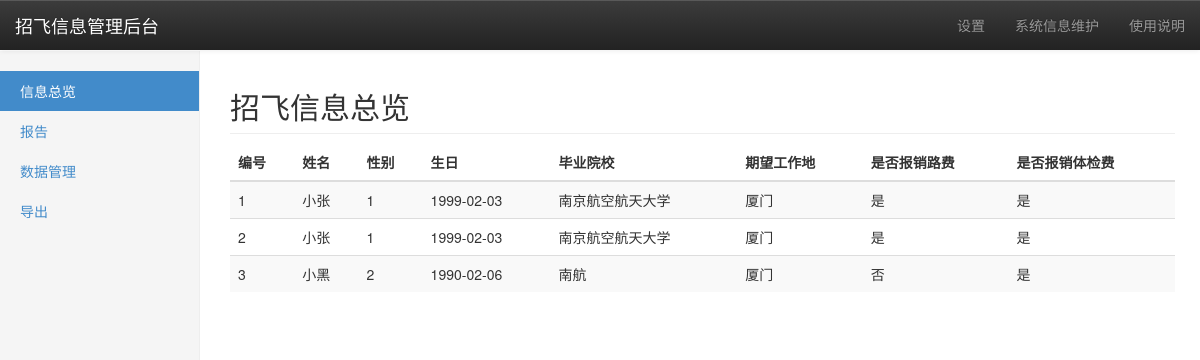
/admin/main.php, run on an earlier commit of the app's database.
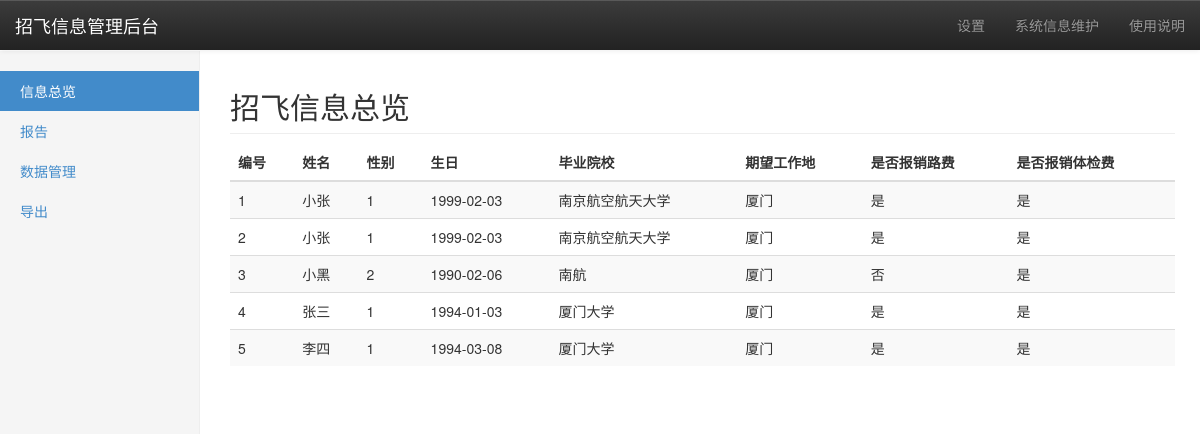
And on a later commit of the database.
### tables this page shows
CREATE TABLE `info_table` (
  `id` int(11) NOT NULL,
  `name` varchar(128) NOT NULL,
  `gender` int(11) NOT NULL,
  `birthday` date NOT NULL,
  `school` varchar(128) NOT NULL,
  `workbase` varchar(128) NOT NULL DEFAULT '厦门',
  `payroad` tinyint(1) NOT NULL,
  `paytest` tinyint(1) NOT NULL
);

### admin/main.php (the view, shortened to what this page needs)
<?php
$server = "localhost";
$username = "root";
$password = "";
$dbname = "XMAir";
$conn = new mysqli($server, $username, $password, $dbname);
$conn->query("SET NAMES utf8");
$sql = "SELECT * FROM `info_table`";
$res = $conn->query($sql);
?>
<!DOCTYPE html>
<html lang="zh-CN">
<head>
    <link href="../static/css/bootstrap.css" rel="stylesheet" media="screen">
    <link href="../static/css/bootstrap-theme.css" rel="stylesheet" media="screen">
    <link href="../static/css/dashboard.css" rel="stylesheet" media="screen">
</head>
<body>
<nav class="navbar navbar-inverse navbar-fixed-top">
    <div class="container-fluid">
        <div class="navbar-header">
            <a class="navbar-brand" href="#">招飞信息管理后台</a>
        </div>
        <div id="navbar" class="navbar-collapse collapse">
            <ul class="nav navbar-nav navbar-right">
                <li><a href="#">设置</a></li>
                <li><a href="#">系统信息维护</a></li>
                <li><a href="#">使用说明</a></li>
            </ul>
        </div>
    </div>
</nav>
<div class="container-fluid">
    <div class="row">
        <div class="col-sm-3 col-md-2 sidebar">
            <ul class="nav nav-sidebar">
                <li class="active"><a href="#">信息总览 <span class="sr-only">(current)</span></a></li>
                <li><a href="#">报告</a></li>
                <li><a href="#">数据管理</a></li>
                <li><a href="./exportxlsx.php">导出</a></li>
            </ul>
        </div>
        <div class="col-sm-9 col-sm-offset-3 col-md-10 col-md-offset-2 main">
            <h2 class="sub-header">招飞信息总览</h2>
            <div class="table-responsive">
                <table class="table table-striped">
                    <thead>
                    <tr>
                        <th>编号</th>
                        <th>姓名</th>
                        <th>性别</th>
                        <th>生日</th>
                        <th>毕业院校</th>
                        <th>期望工作地</th>
                        <th>是否报销路费</th>
                        <th>是否报销体检费</th>
                    </tr>
                    </thead>
                    <tbody>
                    <?php
                    while ($row = $res->fetch_assoc()) {
                        echo "
                        <tr>
                        <td>" . $row['id'] . "</td>
                        <td>" . $row['name'] . "</td>
                        <td>" . $row['gender'] . "</td>
                        <td>" . $row['birthday'] . "</td>
                        <td>" . $row['school'] . "</td>
                        <td>" . $row['workbase'] . "</td>
                        <td>";
                        if ($row['payroad']) {
                            echo "是";
                        } else {
                            echo "否";
                        }
                        echo "</td><td>";
                        if ($row['paytest']) {
                            echo "是";
                        } else {
                            echo "否";
                        }
                        echo "</td></tr>";
                    }
                    ?>
                    </tbody>
                </table>
            </div>
        </div>
    </div>
</div>
</body>
</html>

### static/css/dashboard.css (style rules this page uses)
body { padding-top: 50px; }
.sub-header { padding-bottom: 10px; border-bottom: 1px solid #eee; }
.navbar-fixed-top { border: 0; }
.sidebar { display: none; }
@media (min-width: 768px) { .sidebar { position: fixed; top: 51px; bottom: 0; left: 0; z-index: 1000; display: block; padding: 20px; overflow-x: hidden; overflow-y: auto; background-color: #f5f5f5; border-right: 1px solid #eee; } }
.nav-sidebar { margin-right: -21px; margin-bottom: 20px; margin-left: -20px; }
.nav-sidebar > li > a { padding-right: 20px; padding-left: 20px; }
.nav-sidebar > .active > a, .nav-sidebar > .active > a:hover, .nav-sidebar > .active > a:focus { color: #fff; background-color: #428bca; }
.main { padding: 20px; }
@media (min-width: 768px) { .main { padding-right: 40px; padding-left: 40px; } }

What changed in the data, as far as the page shows it:
added info_table: id "4", name "张三", gender "1", birthday "1994-01-03", school "厦门大学", workbase "厦门", payroad "是", paytest "是"
added info_table: id "5", name "李四", gender "1", birthday "1994-03-08", school "厦门大学", workbase "厦门", payroad "是", paytest "是"
